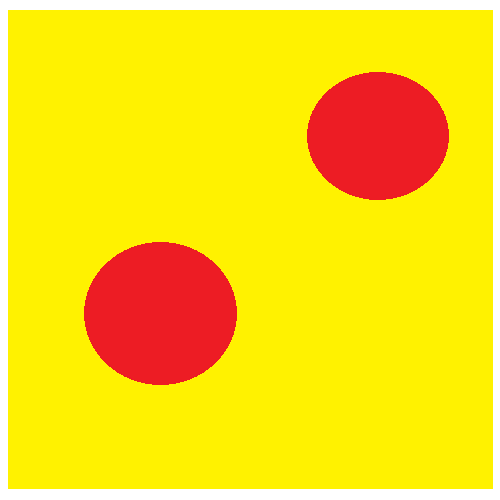
#> input picture test_image.png, 500 x 500 px
$ python -i utils.py   (imports and definitions only)
#> lines starting #> are read from the running program, lines starting #| are printed output that depends on the picture; after the words box and inside, x2 and y2 are one past the last pixel; in counts of white or black regions, pixels touching at a corner belong together
#> further down, picture is the input picture: shape (500, 500, 3); mean B, G, R 22.6, 216.1, 252.7
import cv2
import numpy as np

def imageread():
    img = cv2.imread("obj1(4-circles).png")
    img1 = cv2.imread("obj2(2-circles).png")
    img2 = cv2.imread("obj3(2-circles-N).png")
    img3 = cv2.imread("obj4(0-circles).png")
    return img, img1, img2, img3


def get_contours(imgGC):
    imgGray = cv2.cvtColor(imgGC, cv2.COLOR_BGR2GRAY)
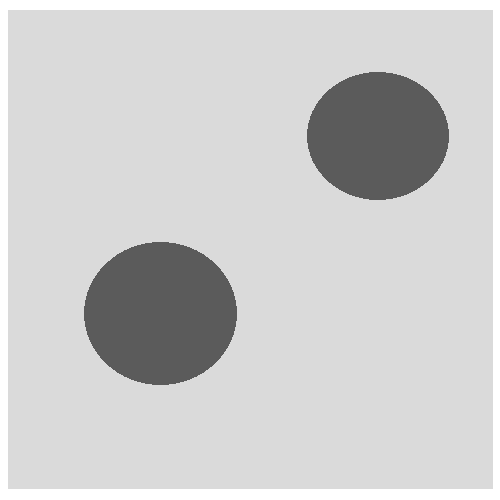
#> imgGray: shape (500, 500); min 91, max 255, mean 204.7
    imgBlur = cv2.GaussianBlur(imgGray, (3, 3), 1)
    imgCorner = cv2.Canny(imgGray, 10, 10)
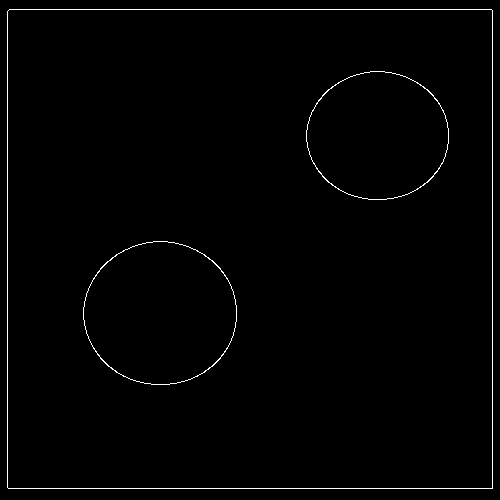
#> imgCorner: shape (500, 500); 1.1% white in thin lines or dots
    #imgBlank = np.zeros_like(imgGray)

    imgContour = imgGC.copy()
    #imgStacked = np.hstack((imgGray, imgBlur, imgCorner))

    contours, hierarchy = cv2.findContours(imgCorner, cv2.RETR_LIST, cv2.CHAIN_APPROX_NONE)   # last argument shows that
#> contours = 6 contours; box (x1, y1, x2, y2) and area: (7, 9, 493, 489) 232312, (7, 9, 493, 489) 232312, (83, 241, 237, 385) 17173, (83, 241, 237, 385) 17103, (306, 71, 449, 200) 14271, (306, 71, 449, 200) 14209
    # all contours will be stored in contours
    # second argument shows that contours are considered from outermost stroke of the shape
    area_dict = {
        'Square_Area': 0,
        'Circle_Area': 0
    }

    for cnt in contours:
        area = cv2.contourArea(cnt)
        if area > 100:
            peri = cv2.arcLength(cnt, True)   # used to find perimeter (length of contour boundary)

            # to find number of corners in our contour
            approx = cv2.approxPolyDP(cnt, 0.005*peri, True)   # 0.2 is the resolution
            # this will return the coordinate points of each corner related to specific contour

            obj_cor = len(approx)
            x, y, w, h = cv2.boundingRect(approx)

            if obj_cor == 4:
                aspratio = w/float(h)
                if (aspratio > 0.95) and (aspratio < 1.05):
                    obj_type = "Sqr"
                    area_dict['Square_Area'] += area
                else:
                    obj_type = "rect"
                    area_dict['Square_Area'] += area
            elif obj_cor > 4:
                obj_type = "Circle"
                area_dict['Circle_Area'] += area
            else:
                obj_type = "None"
#> this loop made 6 passes
#> (area, peri, approx, obj_cor, x, y, w, h) on passes 5 to 6: (232311.5, 1925.1, [[7, 11], [491, 9], [492, 487], [8, 488]], 4, 7, 9, 486, 480), (232312, 1925.7, [[7, 11], [8, 488], [492, 488], [491, 9]], 4, 7, 9, 486, 480)
#> (area, peri, obj_cor, x, y, w, h, obj_type) on passes 1 to 4: (17103, 488.9, 16, 84, 242, 152, 142, 'Circle'), (17173, 491.2, 16, 83, 241, 154, 144, 'Circle'), (14209, 446.3, 17, 306, 71, 143, 129, 'Circle'), (14271, 448.6, 18, 306, 71, 143, 129, 'Circle')
#> after the loop, area_dict = {'Square_Area': 464623.5, 'Circle_Area': 62756}

    area_dict['Square_Area'] /= 2
    area_dict['Circle_Area'] /= 2
    return area_dict['Square_Area'], area_dict['Circle_Area']


>>> import cv2
>>> picture = cv2.imread('test_image.png')
>>> result = get_contours(picture)
#> result = (232311.8, 31378)

$ run again, on obj2(2-circles).png
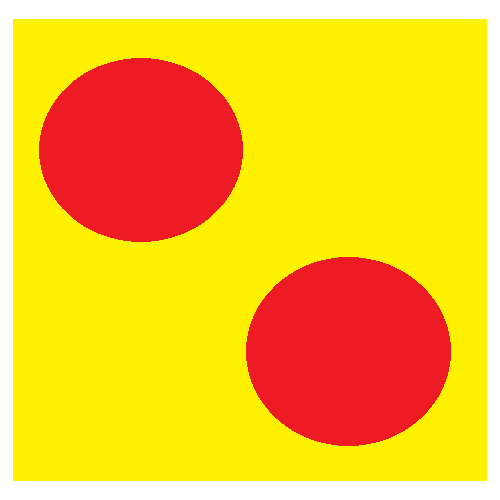
#> input picture obj2(2-circles).png, 500 x 500 px
#> picture is the input picture: shape (500, 500, 3); mean B, G, R 40.2, 192.4, 250.7
#> in get_contours, `imgGray = cv2.cvtColor(imgGC, cv2.COLOR_BGR2GRAY)`:
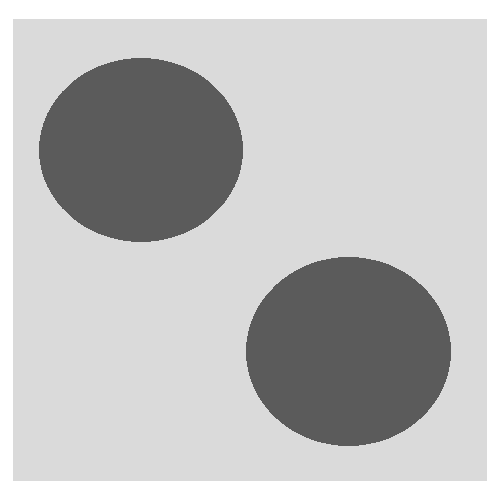
#> imgGray: shape (500, 500); min 91, max 255, mean 192.2
#> in get_contours, `imgCorner = cv2.Canny(imgGray, 10, 10)`:
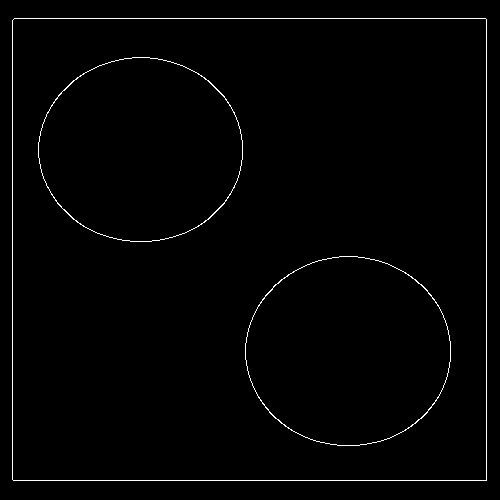
#> imgCorner: shape (500, 500); 1.3% white in thin lines or dots, all inside (x1, y1, x2, y2) = (12, 18, 487, 481)
#> contours = 6 contours; box (x1, y1, x2, y2) and area: (12, 18, 487, 481) 218985, (12, 18, 487, 481) 218984, (245, 256, 451, 446) 30432, (245, 256, 451, 446) 30346, (38, 57, 243, 242) 29444, (38, 57, 243, 242) 29351
#> the loop in get_contours, `for cnt in contours:` made 6 passes
#> (area, peri, approx, obj_cor, x, y, w, h) on passes 5 to 6: (218984.5, 1869.1, [[12, 20], [485, 18], [486, 479], [13, 480]], 4, 12, 18, 475, 463), (218985, 1869.7, [[12, 20], [13, 480], [486, 480], [485, 18]], 4, 12, 18, 475, 463)
#> after the loop in get_contours, `for cnt in contours:`: area_dict = {'Square_Area': 437969.5, 'Circle_Area': 119573}
#> result = (218984.8, 59786.5)

$ run again, on obj3(2-circles-N).png
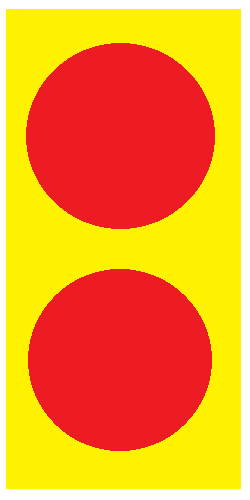
#> input picture obj3(2-circles-N).png, 250 x 500 px
#> picture is the input picture: shape (500, 250, 3); mean B, G, R 40.4, 151.2, 247.3
#> in get_contours, `imgGray = cv2.cvtColor(imgGC, cv2.COLOR_BGR2GRAY)`:
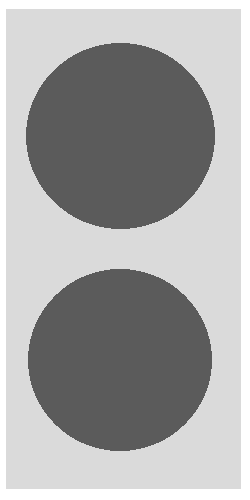
#> imgGray: shape (500, 250); min 91, max 255, mean 166.9
#> in get_contours, `imgCorner = cv2.Canny(imgGray, 10, 10)`:
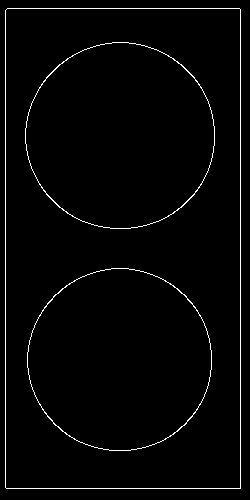
#> imgCorner: shape (500, 250); 2.1% white in thin lines or dots
#> contours = 6 contours; box (x1, y1, x2, y2) and area: (5, 8, 241, 489) 112797, (5, 8, 241, 489) 112796, (25, 42, 215, 229) 27595, (25, 42, 215, 229) 27505, (27, 268, 212, 451) 26287, (27, 268, 212, 451) 26205
#> the loop in get_contours, `for cnt in contours:` made 6 passes
#> (area, peri, approx, obj_cor, x, y, w, h) on passes 5 to 6: (112796.5, 1427.1, [[7, 8], [240, 9], [239, 488], [5, 487]], 4, 5, 8, 236, 481), (112797, 1427.7, [[7, 8], [5, 487], [240, 488], [240, 9]], 4, 5, 8, 236, 481)
#> after the loop in get_contours, `for cnt in contours:`: area_dict = {'Square_Area': 225593.5, 'Circle_Area': 107592}
#> result = (112796.8, 53796)
